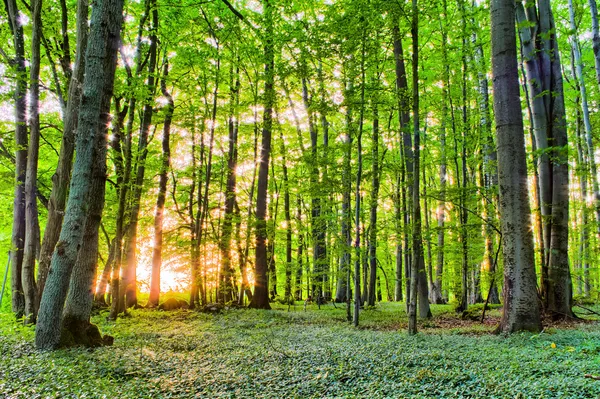
#> input picture images/image003.jpg, 600 x 399 px
$ python main.py
#> lines starting #> are read from the running program, lines starting #| are printed output that depends on the picture
import cv2 as cv
import numpy as np
import imutils
import pathlib

abs_path = pathlib.Path(__file__).parent.resolve()

if __name__ == "__main__":
    try:
        image = cv.imread(f'{abs_path}/../images/image003.jpg')
#> image is the input picture: shape (399, 600, 3); mean B, G, R 57.5, 129.6, 111.8
        image = imutils.resize(image, width=400)
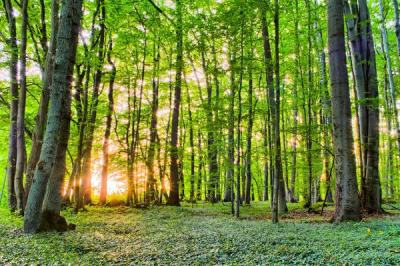
#> image: shape (266, 400, 3); mean B, G, R 57.5, 129.6, 111.8
        _, binary = cv.threshold(image, 170, 255, cv.THRESH_BINARY)
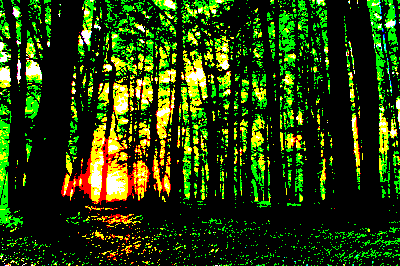
#> binary: shape (266, 400, 3); mean B, G, R 7.6, 63, 37.9
        _, binary_inv = cv.threshold(image, 170, 255, cv.THRESH_BINARY_INV)
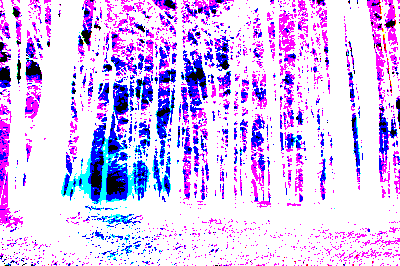
#> binary_inv: shape (266, 400, 3); mean B, G, R 247.4, 192, 217.1

        cv.imshow('Image', image)
        cv.imshow('Binary types', np.hstack([binary, binary_inv]))
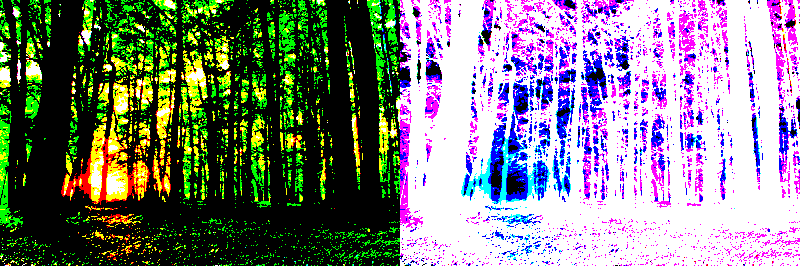
#> window 'Binary types': shape (266, 800, 3); mean B, G, R 127.5, 127.5, 127.5
        cv.waitKey(0)

    except Exception as e:
        print(e)
    finally:
        cv.destroyAllWindows()

$ run again, with images/image004.jpg copied over images/image003.jpg
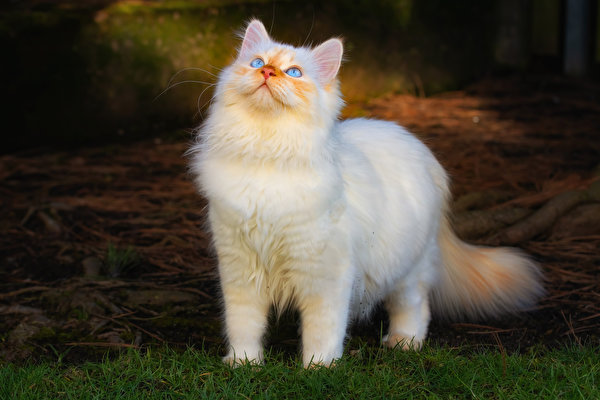
#> input picture images/image004.jpg, 600 x 400 px
#> image is the input picture: shape (400, 600, 3); mean B, G, R 54.6, 69.3, 75.5
#> image: shape (266, 400, 3)
#> `_, binary_inv = cv.threshold(image, 170, 255, cv.THRESH_BINARY_INV)`:
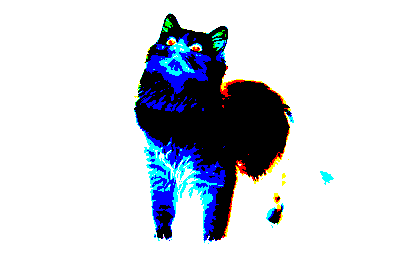
#> binary_inv: shape (266, 400, 3); mean B, G, R 219.6, 211.3, 206.4
#> `cv.imshow('Binary types', np.hstack([binary, binary_inv]))`:
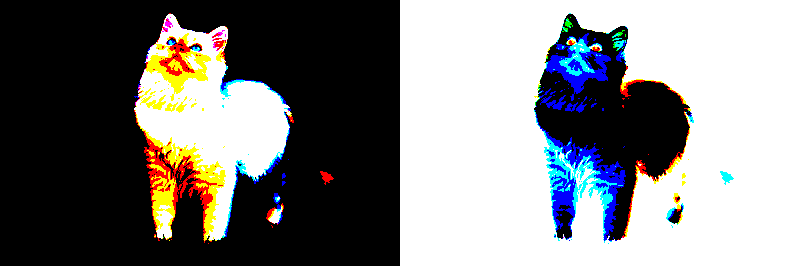
#> window 'Binary types': shape (266, 800, 3); mean B, G, R 127.5, 127.5, 127.5

$ run again, with images/image005.jpg copied over images/image003.jpg
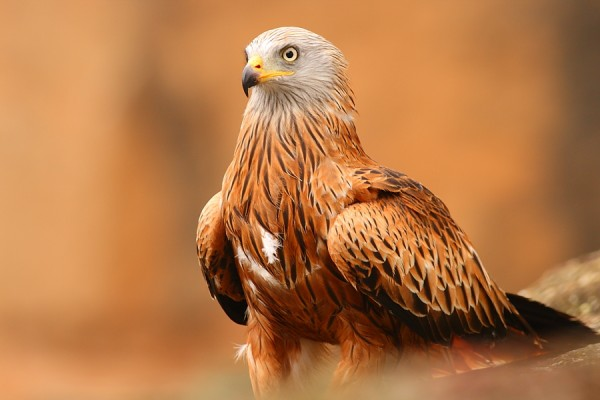
#> input picture images/image005.jpg, 600 x 400 px
#> image is the input picture: shape (400, 600, 3); mean B, G, R 70.9, 120.1, 180.6
#> image: shape (266, 400, 3)
#> `_, binary_inv = cv.threshold(image, 170, 255, cv.THRESH_BINARY_INV)`:
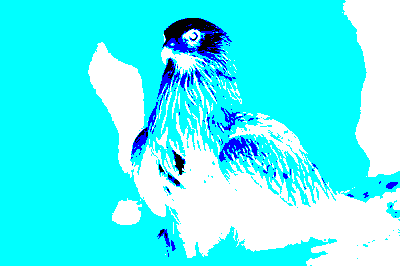
#> binary_inv: shape (266, 400, 3); mean B, G, R 252, 245.5, 78.5
#> `cv.imshow('Binary types', np.hstack([binary, binary_inv]))`:
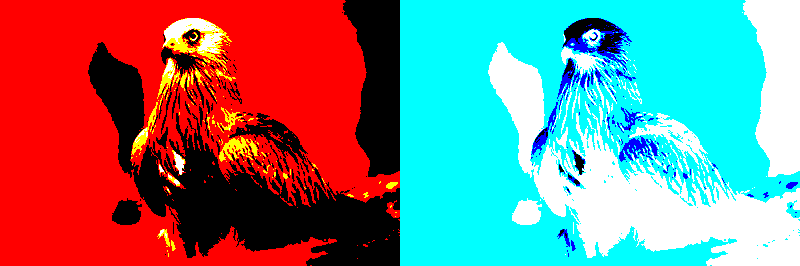
#> window 'Binary types': shape (266, 800, 3); mean B, G, R 127.5, 127.5, 127.5
